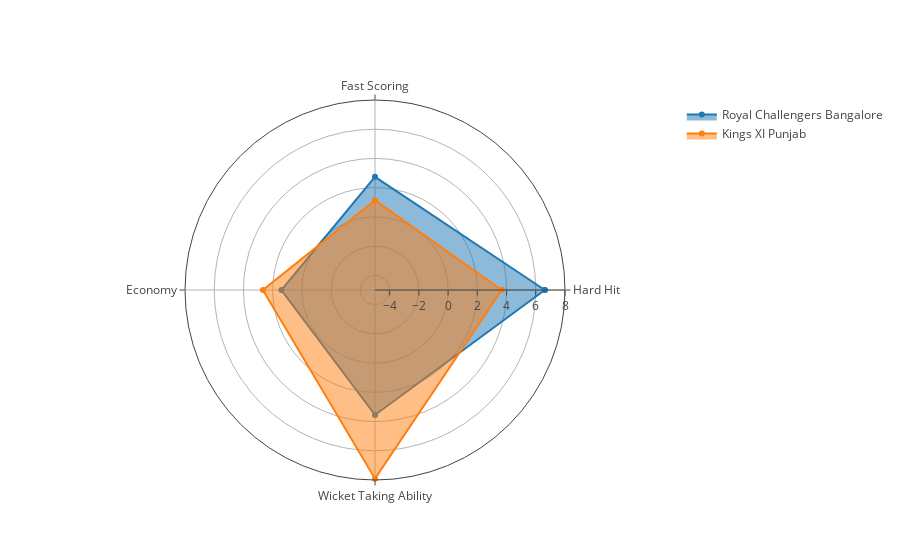

The cell this chart's notebook holds for it:
### Code cell
import plotly.plotly as py
import plotly
import plotly.graph_objs as go
plotly.offline.init_notebook_mode(connected=True)
from sklearn import preprocessing
min_max_scaler = preprocessing.MinMaxScaler()

# out_full['Hard Hit'] = pd.DataFrame(min_max_scaler.fit_transform(out_full['Hard Hit'].values))

from sklearn import preprocessing
min_max_scaler = preprocessing.StandardScaler( with_std=False)

o = out_full.copy()

o['Hard Hit'] = pd.DataFrame(min_max_scaler.fit_transform(o['Hard Hit'].values.reshape(-1,1)))
o['Fast Scoring'] = pd.DataFrame(min_max_scaler.fit_transform(o['Fast Scoring'].values.reshape(-1,1)))
o['Economy'] = pd.DataFrame(min_max_scaler.fit_transform(o['Economy'].values.reshape(-1,1)))
o['Wicket Taking Ability'] = pd.DataFrame(min_max_scaler.fit_transform(o['Wicket Taking Ability'].values.reshape(-1,1)))
o.replace('Delhi Daredevils', 'Delhi Capitals', inplace=True)

data = []

# for i in range(len(o)):
for i in range(2):
    r = o.iloc[i,:]
    t = go.Scatterpolar(
      r = [r['Hard Hit']*1000, r['Fast Scoring']*100, r['Economy']*10, r['Wicket Taking Ability']*10, r['Hard Hit']*1000],
      theta = ['Hard Hit','Fast Scoring','Economy', 'Wicket Taking Ability', 'Hard Hit'],
      fill = 'toself',
      name = r['team']
    )
    data.append(t)
    
# data = [
#     go.Scatterpolar(
#       r = [39, 28, 8, 7, 28, 39],
#       theta = ['A','B','C', 'D', 'E', 'A'],
#       fill = 'toself',
#       name = 'Group A'
#     ),
#     go.Scatterpolar(
#       r = [1.5, 10, 39, 31, 15, 1.5],
#       theta = ['A','B','C', 'D', 'E', 'A'],
#       fill = 'toself',
#       name = 'Group B'
#     )
# ]



layout = go.Layout(
  polar = dict(
    radialaxis = dict(
      visible = True,
      range = [-5, 8]
    )
  ),
  showlegend = True
)

fig = go.Figure(data=data, layout=layout)
plotly.offline.iplot(fig, filename="radar/multiple")

### Figure 1 — Plotly figure (JSON) as saved in the notebook; plotly's stock layout.template omitted (floating-point values rounded to 4 significant figures)
{"data": [{"fill": "toself", "name": "Royal Challengers Bangalore", "r": [6.62, 2.741, 1.404, 3.551, 6.62], "theta": ["Hard Hit", "Fast Scoring", "Economy", "Wicket Taking Ability", "Hard Hit"], "type": "scatterpolar", "uid": "e0e14a64-5da3-462d-8e4a-cd625ead1766"}, {"fill": "toself", "name": "Kings XI Punjab", "r": [3.666, 1.134, 2.673, 7.908, 3.666], "theta": ["Hard Hit", "Fast Scoring", "Economy", "Wicket Taking Ability", "Hard Hit"], "type": "scatterpolar", "uid": "488e5576-597c-4bd9-87f0-acac62c80267"}], "layout": {"polar": {"radialaxis": {"range": [-5, 8], "visible": true}}, "showlegend": true}}
